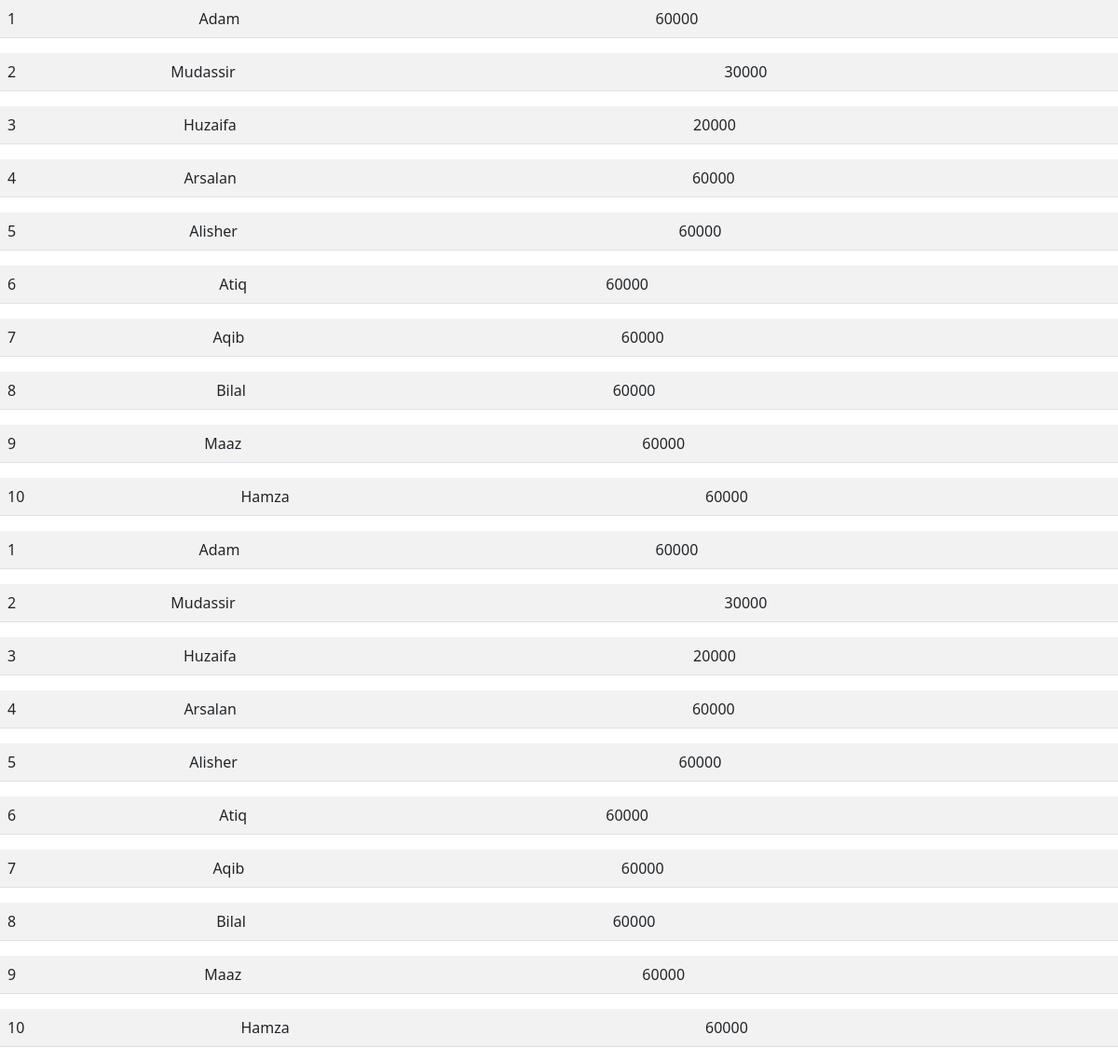
The app's page /learningPDO/data1.php with its own data.
### tables this page shows
CREATE TABLE `tbl_employees` (
  `employee_ID` int(20) DEFAULT NULL,
  `employee_Name` varchar(200) DEFAULT NULL,
  `employee_Qualification` varchar(200) DEFAULT NULL,
  `employee_Salary` varchar(200) DEFAULT NULL,
  `employee_Design` varchar(200) DEFAULT NULL,
  `employee_Number` varchar(200) DEFAULT NULL
);

### learningPDO/data1.php (the view, shortened to what this page needs)
<?php
include("connections.php")
?>
<!DOCTYPE html>
<html lang="en">
<head>
    <link rel="stylesheet" href="bootstrap.min.css">
</head>
<body>
    <div class="contianer">
        <?php
        $query = $pdo->query("select * from tbl_employees");
        $result = $query->fetchAll(PDO::FETCH_ASSOC);
        foreach ($result as $value) {
            ?>
            <table class="table table-striped">
                <tr>
                    <td><?php
                echo $value['employee_ID']?></td>
                    <td><?php
                    echo $value['employee_Name']?></td>
                    <td><?php
                    echo $value['employee_Salary']?></td>
                </tr>
            </table>
            <?php
        }
        ?>
    </div>
</body>
</html>

### records on screen
tbl_employees: employee_ID "1", employee_Name "Adam", employee_Salary "60000"
tbl_employees: employee_ID "2", employee_Name "Mudassir", employee_Salary "30000"
tbl_employees: employee_ID "3", employee_Name "Huzaifa", employee_Salary "20000"
tbl_employees: employee_ID "4", employee_Name "Arsalan", employee_Salary "60000"
tbl_employees: employee_ID "5", employee_Name "Alisher", employee_Salary "60000"
tbl_employees: employee_ID "6", employee_Name "Atiq", employee_Salary "60000"
tbl_employees: employee_ID "7", employee_Name "Aqib", employee_Salary "60000"
tbl_employees: employee_ID "8", employee_Name "Bilal", employee_Salary "60000"
tbl_employees: employee_ID "9", employee_Name "Maaz", employee_Salary "60000"
tbl_employees: employee_ID "10", employee_Name "Hamza", employee_Salary "60000"
tbl_employees: employee_ID "1", employee_Name "Adam", employee_Salary "60000"
tbl_employees: employee_ID "2", employee_Name "Mudassir", employee_Salary "30000"
tbl_employees: employee_ID "3", employee_Name "Huzaifa", employee_Salary "20000"
tbl_employees: employee_ID "4", employee_Name "Arsalan", employee_Salary "60000"
tbl_employees: employee_ID "5", employee_Name "Alisher", employee_Salary "60000"
tbl_employees: employee_ID "6", employee_Name "Atiq", employee_Salary "60000"
tbl_employees: employee_ID "7", employee_Name "Aqib", employee_Salary "60000"
tbl_employees: employee_ID "8", employee_Name "Bilal", employee_Salary "60000"
tbl_employees: employee_ID "9", employee_Name "Maaz", employee_Salary "60000"
tbl_employees: employee_ID "10", employee_Name "Hamza", employee_Salary "60000"
